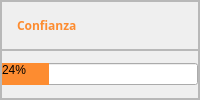
                    <widget class="QFrame" name="frame_11">
                     <property name="frameShape">
                      <enum>QFrame::StyledPanel</enum>
                     </property>
                     <property name="frameShadow">
                      <enum>QFrame::Raised</enum>
                     </property>
                     <layout class="QVBoxLayout" name="verticalLayout_9" stretch="1,1">
                      <property name="spacing">
                       <number>0</number>
                      </property>
                      <property name="leftMargin">
                       <number>0</number>
                      </property>
                      <property name="topMargin">
                       <number>0</number>
                      </property>
                      <property name="rightMargin">
                       <number>0</number>
                      </property>
                      <property name="bottomMargin">
                       <number>0</number>
                      </property>
                      <item>
                       <widget class="QFrame" name="frame_38">
                        <property name="frameShape">
                         <enum>QFrame::StyledPanel</enum>
                        </property>
                        <property name="frameShadow">
                         <enum>QFrame::Raised</enum>
                        </property>
                        <layout class="QHBoxLayout" name="horizontalLayout_21">
                         <property name="spacing">
                          <number>15</number>
                         </property>
                         <property name="leftMargin">
                          <number>0</number>
                         </property>
                         <property name="topMargin">
                          <number>0</number>
                         </property>
                         <property name="rightMargin">
                          <number>0</number>
                         </property>
                         <property name="bottomMargin">
                          <number>0</number>
                         </property>
                         <item>
                          <widget class="QLabel" name="label_20">
                           <property name="sizePolicy">
                            <sizepolicy hsizetype="Fixed" vsizetype="Preferred">
                             <horstretch>0</horstretch>
                             <verstretch>0</verstretch>
                            </sizepolicy>
                           </property>
                           <property name="text">
                            <string>&lt;html&gt;&lt;head/&gt;&lt;body&gt;&lt;p&gt;&lt;img src=&quot;:/Primero/confianza.png&quot;/&gt;&lt;/p&gt;&lt;/body&gt;&lt;/html&gt;</string>
                           </property>
                          </widget>
                         </item>
                         <item>
                          <widget class="QLabel" name="label_26">
                           <property name="font">
                            <font>
                             <family>Open Sans</family>
                             <pointsize>9</pointsize>
                             <weight>75</weight>
                             <bold>true</bold>
                            </font>
                           </property>
                           <property name="styleSheet">
                            <string notr="true">color: rgb(253, 140, 48);</string>
                           </property>
                           <property name="text">
                            <string>Confianza</string>
                           </property>
                          </widget>
                         </item>
                        </layout>
                       </widget>
                      </item>
                      <item>
                       <widget class="QFrame" name="frame_39">
                        <property name="frameShape">
                         <enum>QFrame::StyledPanel</enum>
                        </property>
                        <property name="frameShadow">
                         <enum>QFrame::Raised</enum>
                        </property>
                        <layout class="QHBoxLayout" name="horizontalLayout_30">
                         <property name="spacing">
                          <number>0</number>
                         </property>
                         <property name="leftMargin">
                          <number>0</number>
                         </property>
                         <property name="topMargin">
                          <number>0</number>
                         </property>
                         <property name="rightMargin">
                          <number>0</number>
                         </property>
                         <property name="bottomMargin">
                          <number>0</number>
                         </property>
                         <item>
                          <widget class="QProgressBar" name="confianza">
                           <property name="styleSheet">
                            <string notr="true">QProgressBar::chunk {
    background-color: #FD8C30;
}</string>
                           </property>
                           <property name="value">
                            <number>24</number>
                           </property>
                          </widget>
                         </item>
                        </layout>
                       </widget>
                      </item>
                     </layout>
                    </widget>
